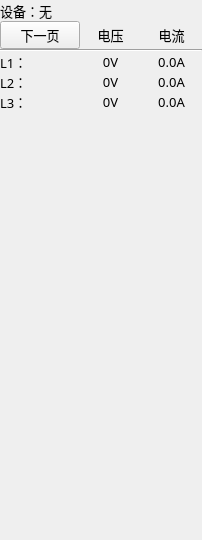
<?xml version="1.0" encoding="UTF-8"?>
<ui version="4.0">
 <class>Cab_PduWid</class>
 <widget class="QWidget" name="Cab_PduWid">
  <property name="geometry">
   <rect>
    <x>0</x>
    <y>0</y>
    <width>202</width>
    <height>540</height>
   </rect>
  </property>
  <property name="font">
   <font>
    <family>微软雅黑</family>
    <pointsize>10</pointsize>
    <weight>50</weight>
    <italic>false</italic>
    <bold>false</bold>
   </font>
  </property>
  <property name="windowTitle">
   <string>Form</string>
  </property>
  <property name="styleSheet">
   <string notr="true">font: 10pt &quot;微软雅黑&quot;;</string>
  </property>
  <layout class="QVBoxLayout" name="verticalLayout" stretch="1,1,20">
   <property name="spacing">
    <number>0</number>
   </property>
   <property name="leftMargin">
    <number>0</number>
   </property>
   <property name="topMargin">
    <number>0</number>
   </property>
   <property name="rightMargin">
    <number>0</number>
   </property>
   <property name="bottomMargin">
    <number>0</number>
   </property>
   <item>
    <layout class="QHBoxLayout" name="horizontalLayout" stretch="0,1">
     <property name="spacing">
      <number>0</number>
     </property>
     <item>
      <widget class="QLabel" name="label_2">
       <property name="maximumSize">
        <size>
         <width>16777215</width>
         <height>25</height>
        </size>
       </property>
       <property name="font">
        <font>
         <family>微软雅黑</family>
         <pointsize>10</pointsize>
         <weight>50</weight>
         <italic>false</italic>
         <bold>false</bold>
        </font>
       </property>
       <property name="styleSheet">
        <string notr="true"/>
       </property>
       <property name="text">
        <string>设备：</string>
       </property>
      </widget>
     </item>
     <item>
      <widget class="QLabel" name="label_pduSetting">
       <property name="maximumSize">
        <size>
         <width>16777215</width>
         <height>25</height>
        </size>
       </property>
       <property name="text">
        <string>无</string>
       </property>
      </widget>
     </item>
    </layout>
   </item>
   <item>
    <layout class="QGridLayout" name="gridLayout">
     <property name="spacing">
      <number>0</number>
     </property>
     <item row="0" column="1">
      <widget class="QLabel" name="label_9">
       <property name="text">
        <string>电压</string>
       </property>
       <property name="alignment">
        <set>Qt::AlignCenter</set>
       </property>
      </widget>
     </item>
     <item row="0" column="2">
      <widget class="QLabel" name="label_10">
       <property name="text">
        <string>电流</string>
       </property>
       <property name="alignment">
        <set>Qt::AlignCenter</set>
       </property>
      </widget>
     </item>
     <item row="1" column="0" colspan="3">
      <widget class="Line" name="line">
       <property name="orientation">
        <enum>Qt::Horizontal</enum>
       </property>
      </widget>
     </item>
     <item row="2" column="0">
      <widget class="QLabel" name="label_l1n">
       <property name="maximumSize">
        <size>
         <width>30</width>
         <height>16777215</height>
        </size>
       </property>
       <property name="text">
        <string>L1：</string>
       </property>
      </widget>
     </item>
     <item row="2" column="1">
      <widget class="QLabel" name="label_l1v">
       <property name="text">
        <string>0V</string>
       </property>
       <property name="alignment">
        <set>Qt::AlignCenter</set>
       </property>
      </widget>
     </item>
     <item row="2" column="2">
      <widget class="QLabel" name="label_l1a">
       <property name="text">
        <string>0.0A</string>
       </property>
       <property name="alignment">
        <set>Qt::AlignCenter</set>
       </property>
      </widget>
     </item>
     <item row="3" column="0">
      <widget class="QLabel" name="label_l2n">
       <property name="maximumSize">
        <size>
         <width>30</width>
         <height>16777215</height>
        </size>
       </property>
       <property name="text">
        <string>L2：</string>
       </property>
      </widget>
     </item>
     <item row="3" column="1">
      <widget class="QLabel" name="label_l2v">
       <property name="text">
        <string>0V</string>
       </property>
       <property name="alignment">
        <set>Qt::AlignCenter</set>
       </property>
      </widget>
     </item>
     <item row="3" column="2">
      <widget class="QLabel" name="label_l2a">
       <property name="text">
        <string>0.0A</string>
       </property>
       <property name="alignment">
        <set>Qt::AlignCenter</set>
       </property>
      </widget>
     </item>
     <item row="4" column="0">
      <widget class="QLabel" name="label_l3n">
       <property name="maximumSize">
        <size>
         <width>30</width>
         <height>16777215</height>
        </size>
       </property>
       <property name="text">
        <string>L3：</string>
       </property>
      </widget>
     </item>
     <item row="4" column="1">
      <widget class="QLabel" name="label_l3v">
       <property name="text">
        <string>0V</string>
       </property>
       <property name="alignment">
        <set>Qt::AlignCenter</set>
       </property>
      </widget>
     </item>
     <item row="4" column="2">
      <widget class="QLabel" name="label_l3a">
       <property name="text">
        <string>0.0A</string>
       </property>
       <property name="alignment">
        <set>Qt::AlignCenter</set>
       </property>
      </widget>
     </item>
     <item row="0" column="0">
      <widget class="QPushButton" name="switchBtn">
       <property name="styleSheet">
        <string notr="true"/>
       </property>
       <property name="text">
        <string>下一页</string>
       </property>
      </widget>
     </item>
    </layout>
   </item>
   <item>
    <widget class="QWidget" name="widget_ports" native="true"/>
   </item>
  </layout>
 </widget>
 <resources/>
 <connections/>
</ui>
